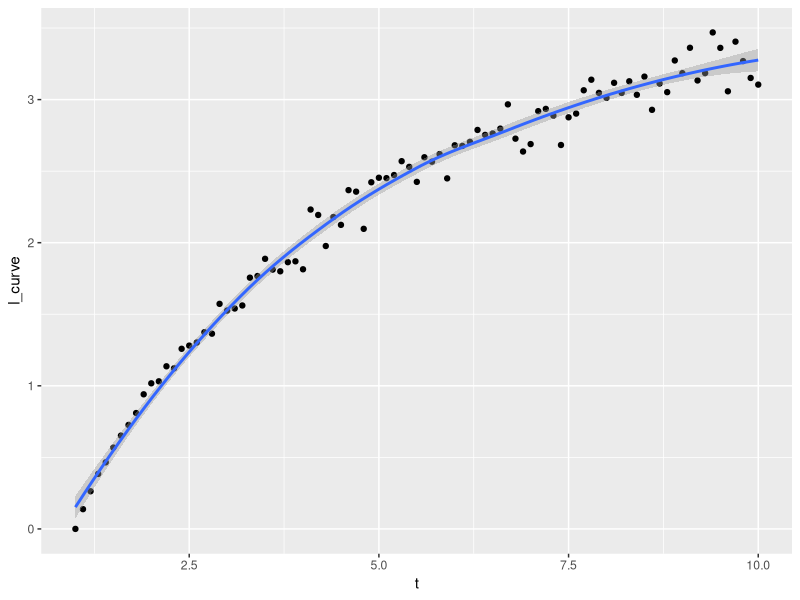
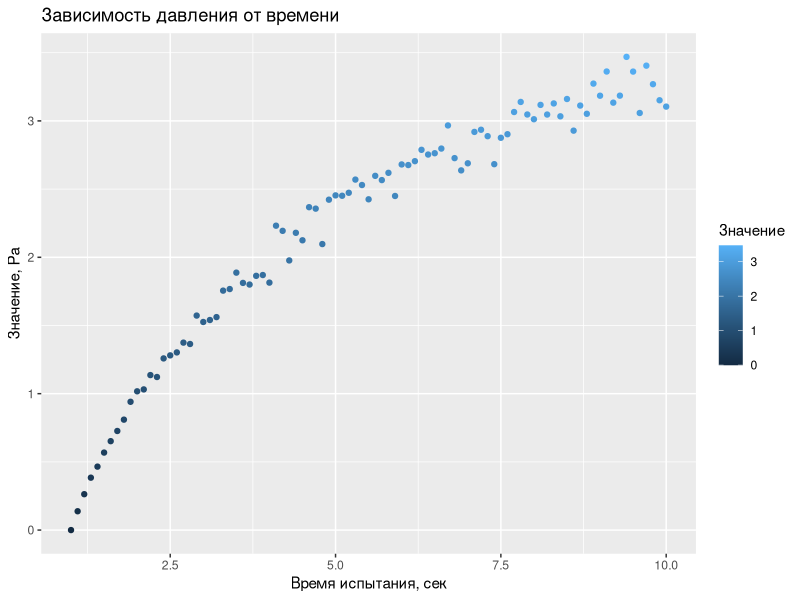
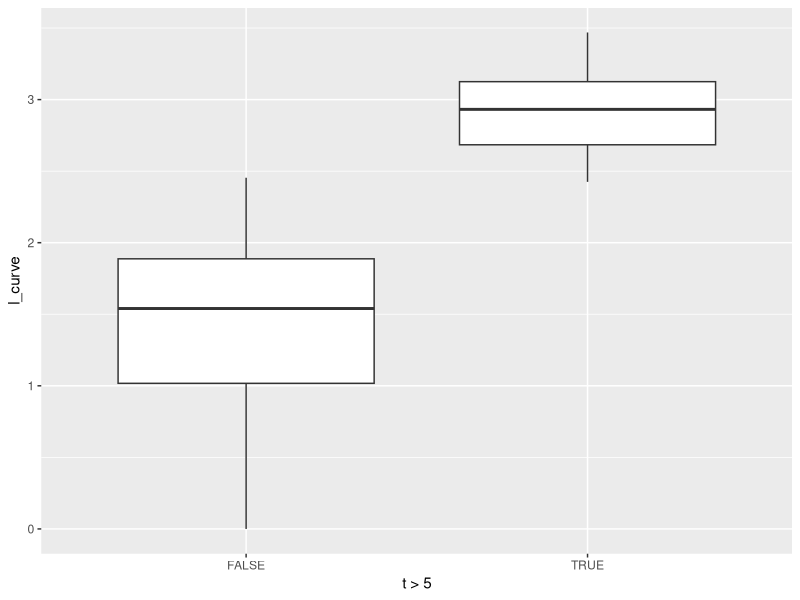
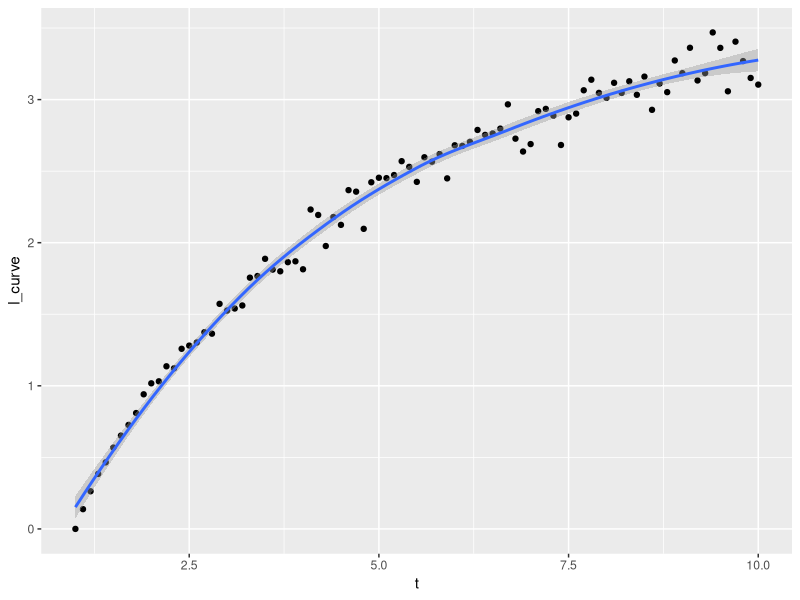
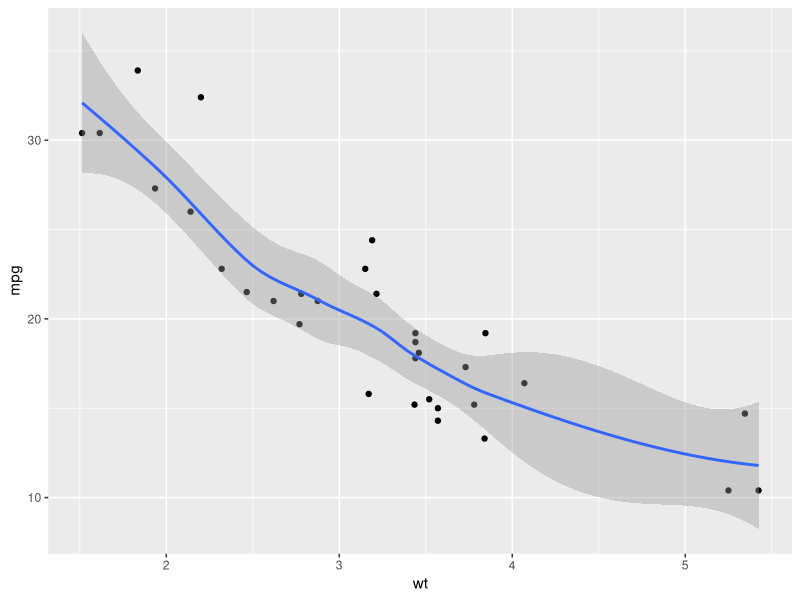

Recreate these plots in R, in order.
# обработка данны эксперимента
# загрузка библиотек 
library("ggplot2")  # графики

d_ <- read.csv("data.csv")
head(d_)
summary(d_)

t <- d_[2]
l <- d_[3]
l_curve <-  d_[3]

ggplot(data = d_, aes(x = t, y = l_curve))  + 
  geom_point() + 
  geom_smooth(se = TRUE)
#  geom_hline(yintercept = 0) +
#  stat_qq(aes(sample = .stdresid)) +
#  geom_errorbar(aes(ymin = lower, ymax = upper), width = 0.2)

ggplot(data = d_, aes(x = t, y = l_curve, color = l_curve))  + stat_identity() + 
  xlab("Время испытания, сек") +
  ylab("Значение, Ра") +
  scale_color_continuous("Значение") +
  ggtitle("Зависимость давления от времени") 

ggplot(data = d_, aes(x = t > 5, y = l_curve))  + 
  geom_boxplot() 


qplot(t, l_curve, data=d_, geom=c("point", "smooth"))
qplot(wt, mpg, data=mtcars, geom=c("point", "smooth"))